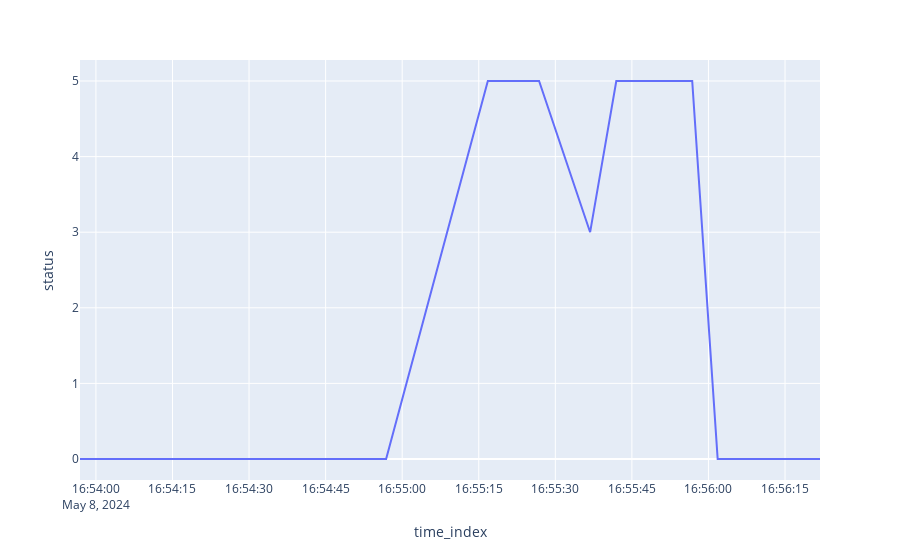

The notebook cell this image was saved under:
### Code cell
fig = px.line(primer_cerdo, x='time_index', y="status")
fig.show()

### Figure 1 — Plotly figure (JSON) as saved in the notebook; plotly's stock layout.template omitted (floating-point values rounded to 4 significant figures)
{"data": [{"hovertemplate": "time_index=%{x}<br>status=%{y}<extra></extra>", "legendgroup": "", "line": {"color": "#636efa", "dash": "solid"}, "marker": {"symbol": "circle"}, "mode": "lines", "name": "", "orientation": "v", "showlegend": false, "type": "scatter", "x": ["2024-05-08T16:53:56.884000+00:00", "2024-05-08T16:54:01.776000+00:00", "2024-05-08T16:54:06.820000+00:00", "2024-05-08T16:54:16.793000+00:00", "2024-05-08T16:54:21.804000+00:00", "2024-05-08T16:54:36.967000+00:00", "2024-05-08T16:54:41.846000+00:00", "2024-05-08T16:54:46.774000+00:00", "2024-05-08T16:54:51.784000+00:00", "2024-05-08T16:54:56.853000+00:00", "2024-05-08T16:55:16.779000+00:00", "2024-05-08T16:55:21.949000+00:00", "2024-05-08T16:55:26.817000+00:00", "2024-05-08T16:55:36.819000+00:00", "2024-05-08T16:55:41.946000+00:00", "2024-05-08T16:55:46.791000+00:00", "2024-05-08T16:55:56.817000+00:00", "2024-05-08T16:56:01.806000+00:00", "2024-05-08T16:56:06.890000+00:00", "2024-05-08T16:56:11.829000+00:00", "2024-05-08T16:56:16.818000+00:00", "2024-05-08T16:56:21.852000+00:00"], "xaxis": "x", "y": [0, 0, 0, 0, 0, 0, 0, 0, 0, 0, 5, 5, 5, 3, 5, 5, 5, 0, 0, 0, 0, 0], "yaxis": "y"}], "layout": {"legend": {"tracegroupgap": 0}, "margin": {"t": 60}, "xaxis": {"anchor": "y", "domain": [0, 1], "title": {"text": "time_index"}}, "yaxis": {"anchor": "x", "domain": [0, 1], "title": {"text": "status"}}}}
